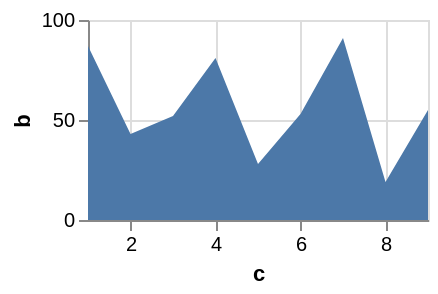

Write the Vega-Lite specification saved for this chart.
### Vega specification from a JSON file in a GitHub repository (floating-point values rounded to 4 significant figures)
{"$schema": "https://vega.github.io/schema/vega/v6.json", "background": "white", "padding": 5, "width": 170, "height": 100, "style": "cell", "data": [{"name": "source_0", "values": [{"a": "A", "b": 28, "c": 5, "g": "x"}, {"a": "B", "b": 55, "c": 9, "g": "y"}, {"a": "C", "b": 43, "c": 2, "g": "x"}, {"a": "D", "b": 91, "c": 7, "g": "y"}, {"a": "E", "b": 81, "c": 4, "g": "x"}, {"a": "F", "b": 53, "c": 6, "g": "y"}, {"a": "G", "b": 19, "c": 8, "g": "x"}, {"a": "H", "b": 87, "c": 1, "g": "y"}, {"a": "I", "b": 52, "c": 3, "g": "x"}]}, {"name": "data_0", "source": "source_0", "transform": [{"type": "formula", "expr": "toNumber(datum[\"c\"])", "as": "c"}, {"type": "impute", "field": "b", "groupby": [], "key": "c", "method": "value", "value": 0}, {"type": "stack", "groupby": ["c"], "field": "b", "sort": {"field": [], "order": []}, "as": ["b_start", "b_end"], "offset": "zero"}]}], "marks": [{"name": "marks", "type": "area", "style": ["area"], "sort": {"field": "x"}, "from": {"data": "data_0"}, "encode": {"update": {"orient": {"value": "vertical"}, "fill": {"value": "#4c78a8"}, "description": {"signal": "\"c: \" + (format(datum[\"c\"], \"\")) + \"; b: \" + (format(datum[\"b\"], \"\"))"}, "x": {"scale": "x", "field": "c"}, "y": {"scale": "y", "field": "b_end"}, "y2": {"scale": "y", "field": "b_start"}, "defined": {"signal": "isValid(datum[\"c\"]) && isFinite(+datum[\"c\"]) && isValid(datum[\"b\"]) && isFinite(+datum[\"b\"])"}}}}], "scales": [{"name": "x", "type": "linear", "domain": {"data": "data_0", "field": "c"}, "range": [0, {"signal": "width"}], "nice": true, "zero": false}, {"name": "y", "type": "linear", "domain": {"data": "data_0", "fields": ["b_start", "b_end"]}, "range": [{"signal": "height"}, 0], "nice": true, "zero": true}], "axes": [{"scale": "x", "orient": "bottom", "gridScale": "y", "grid": true, "tickCount": {"signal": "ceil(width/40)"}, "domain": false, "labels": false, "aria": false, "maxExtent": 0, "minExtent": 0, "ticks": false, "zindex": 0}, {"scale": "y", "orient": "left", "gridScale": "x", "grid": true, "tickCount": {"signal": "ceil(height/40)"}, "domain": false, "labels": false, "aria": false, "maxExtent": 0, "minExtent": 0, "ticks": false, "zindex": 0}, {"scale": "x", "orient": "bottom", "grid": false, "title": "c", "labelFlush": true, "labelOverlap": true, "tickCount": {"signal": "ceil(width/40)"}, "zindex": 0}, {"scale": "y", "orient": "left", "grid": false, "title": "b", "labelOverlap": true, "tickCount": {"signal": "ceil(height/40)"}, "zindex": 0}]}
